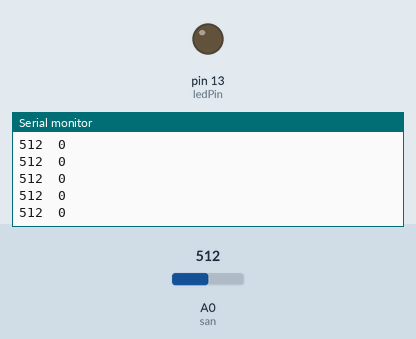
Recording of a sketch running on a simulated Arduino Uno, built with avr-gcc and run on an emulated ATmega328P. Parts: output pins drawn as LEDs (lit = HIGH), the last lines printed to the serial monitor. The inputs (shaded band) are chosen by the test bench; at power-on: A0 (san) = 512.

Above: at 1.2 s.
1.3 s: A0 (san) set to 988
At 2.2 s:
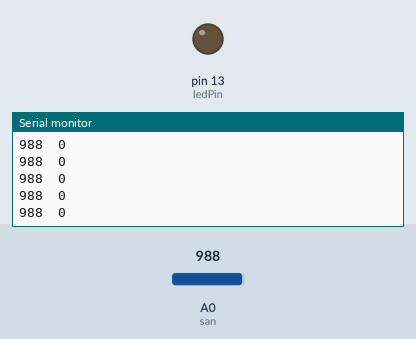
2.8 s: A0 (san) set to 1017
At 3.7 s:
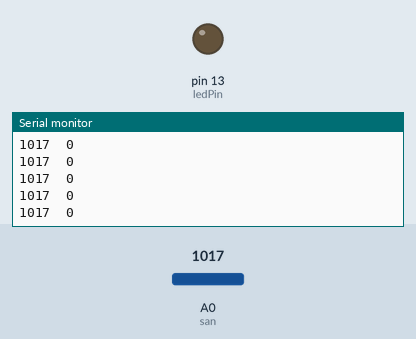
Timing chart, 0 to 5.8 s (numbered marks = the images above; inputs shaded):
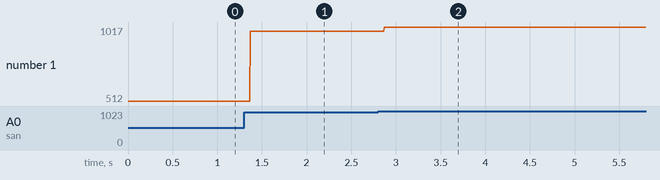

Measured:
- after the input at 1.3 s, the serial monitor: prints a new line after 0.07 s (image 1)
- after the input at 2.8 s, the serial monitor: prints a new line after 0.07 s (image 2)
- plotted number 1: 512 → 988 after the input at 1.3 s, 988 → 1017 after the input at 2.8 s

The sketch:

sound.ino
```cpp
int ledPin =13;
int sdi=1;
int san=A0;
void setup() {
pinMode(ledPin, OUTPUT);
pinMode(sdi,INPUT);
Serial.begin(9600);
}

void loop() {
int valdi=digitalRead(sdi);
int valan=analogRead(san);
Serial.print(valan);
Serial.print("\t");
Serial.println(valdi);
if (valdi==HIGH){
  digitalWrite(ledPin,HIGH);
}
else {
  digitalWrite(ledPin, LOW);
}
}
```
